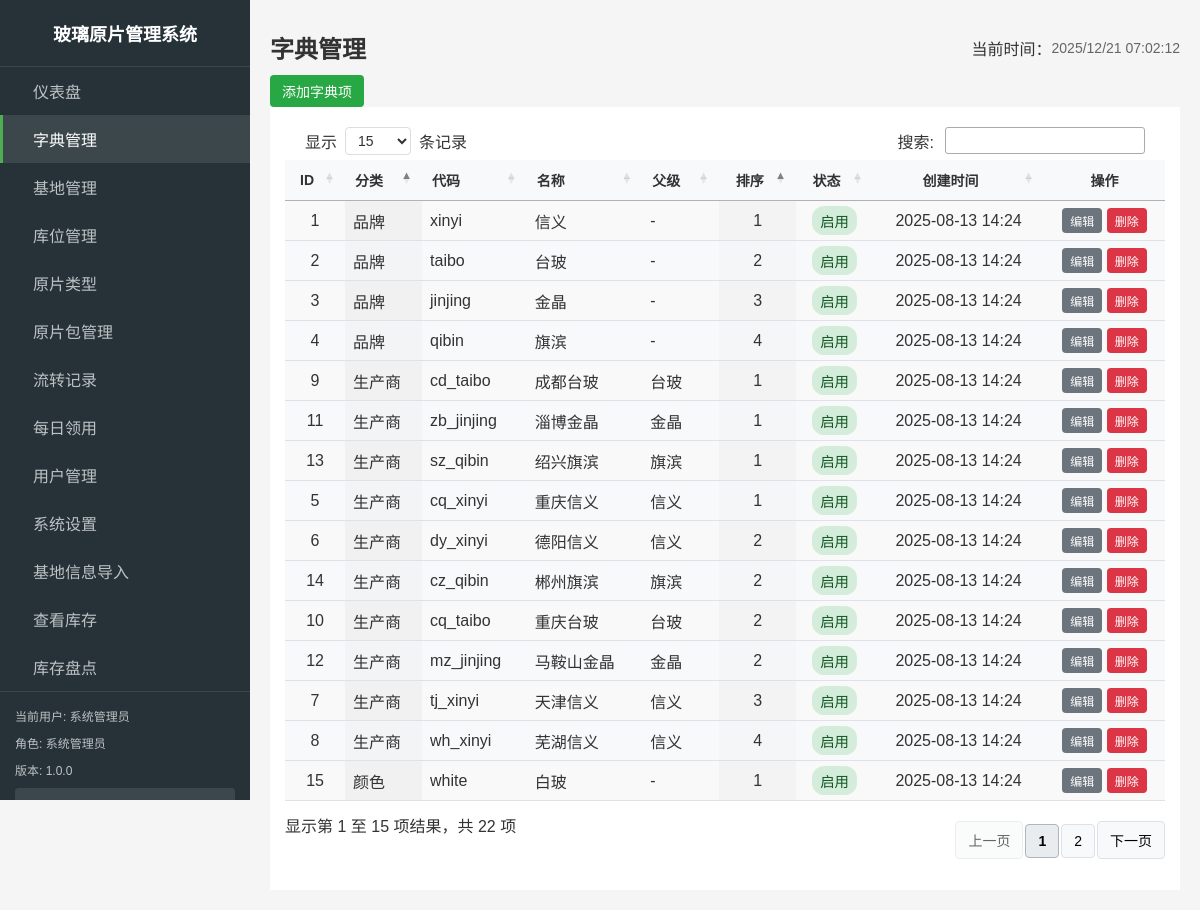
Screenshot of /admin/dictionary.php (signed in) with the database file from the repository.
### tables this page shows
CREATE TABLE `settings` (`id` INT(11) NOT NULL AUTO_INCREMENT,
`setting_key` VARCHAR(100) NOT NULL Comment "设置键",
`value` TEXT NULL Comment "设置值",
`description` VARCHAR(255) NULL Comment "设置描述",
`created_at` TIMESTAMP NOT NULL DEFAULT CURRENT_TIMESTAMP,
`updated_at` TIMESTAMP NOT NULL DEFAULT CURRENT_TIMESTAMP ON UPDATE CURRENT_TIMESTAMP(0),
UNIQUE INDEX `setting_key`(`setting_key` ASC) USING BTREE,
PRIMARY KEY (`id`));

CREATE TABLE `dictionary_items` (`id` INT(11) NOT NULL AUTO_INCREMENT,
`category` VARCHAR(50) NOT NULL Comment "分类（brand/manufacturer/color）",
`code` VARCHAR(50) NOT NULL Comment "代码",
`name` VARCHAR(100) NOT NULL Comment "名称",
`parent_id` INT(11) NULL Comment "父级ID（用于品牌-生产商关系）",
`sort_order` INT(11) NULL DEFAULT 0 Comment "排序",
`status` TINYINT(1) NULL DEFAULT 1 Comment "状态：1启用，0禁用",
`created_at` TIMESTAMP NOT NULL DEFAULT CURRENT_TIMESTAMP,
`updated_at` TIMESTAMP NOT NULL DEFAULT CURRENT_TIMESTAMP ON UPDATE CURRENT_TIMESTAMP(0),
INDEX `idx_category`(`category` ASC) USING BTREE,
INDEX `idx_parent_id`(`parent_id` ASC) USING BTREE,
UNIQUE INDEX `uk_category_code`(`category` ASC,`code` ASC) USING BTREE,
PRIMARY KEY (`id`));

### includes/db.php (called while the page is built, shortened)
<?php
function getDbConnection() {
    static $conn = null;
    if ($conn === null) {
        $conn = new mysqli(DB_HOST, DB_USER, DB_PASS, DB_NAME);
        $conn->set_charset(DB_CHARSET);
    }
    return $conn;
}
function query($sql, $params = []) {
    $conn = getDbConnection();
    $stmt = $conn->prepare($sql);
    if (!$stmt->execute()) {
        throw new Exception("执行查询失败: " . $stmt->error . "<br>SQL: " . $sql);
    }
    $result = $stmt->get_result();
    return $result;
}
function fetchRow($sql, $params = []) {
    $result = query($sql, $params);
    $row = $result->fetch_assoc();
    return $row;
}
function fetchAll($sql, $params = []) {
    $result = query($sql, $params);
    $rows = [];
    while ($row = $result->fetch_assoc()) {
        $rows[] = $row;
    }
    return $rows;
}
?>

### includes/auth.php (called while the page is built, shortened)
<?php
require_once __DIR__ . '/db.php';
function isLoggedIn() {
    return isset($_SESSION['logged_in']) && $_SESSION['logged_in'] === true;
}
function getCurrentUser() {
    return [
        'id' => $_SESSION['user_id'],
        'username' => $_SESSION['username'],
        'name' => $_SESSION['name'],
        'role' => $_SESSION['role'],
        'base_id' => $_SESSION['base_id'] ?? null
    ];
}
?>

### includes/admin_nav_config.php (called while the page is built, shortened)
<?php
function getAdminNavConfig($userRole) {
    $filteredItems = array_filter($navItems, function($item) use ($userRole) {
        return in_array($userRole, $item['roles']);
    });
    usort($filteredItems, function($a, $b) {
        return $a['order'] - $b['order'];
    });
    return $filteredItems;
}
function getCurrentNavId($currentPage) {
    $pageNavMap = [
        'index.php' => 'dashboard',
        'bases.php' => 'bases',
        'racks.php' => 'racks',
        'glass_types.php' => 'glass_types',
        'dictionary.php' => 'dictionary',
        'packages.php' => 'packages',
        'transactions.php' => 'transactions',
        'reports.php' => 'reports',
        'users.php' => 'users',
        'settings.php' => 'settings',
    ];
    return $pageNavMap[$currentPage] ?? '';
}
?>

### includes/app_info.php (called while the page is built, shortened)
<?php
require_once __DIR__ . '/db.php';
function getAppName() {
    try {
        $setting = fetchRow("SELECT value FROM settings WHERE setting_key = 'system_name' LIMIT 1");
        if ($setting && !empty($setting['value'])) {
            return $setting['value'];
        }
        return '玻璃仓储管理系统';
    } catch (Exception $e) {
        return '玻璃仓储管理系统';
    }
}
function getAppVersion() {
    try {
        $setting = fetchRow("SELECT value FROM settings WHERE setting_key = 'system_version' LIMIT 1");
        if ($setting && !empty($setting['value'])) {
            return $setting['value'];
        }
        return '1.0.0';
    } catch (Exception $e) {
        return '1.0.0';
    }
}
?>

### admin/dictionary.php (the view, shortened to what this page needs)
<?php
require_once '../includes/auth.php';
require_once '../includes/functions.php';
require_once '../includes/db.php';
require_once '../includes/admin_layout.php';
$currentUser = getCurrentUser();
$message = '';
$messageType = '';
$sql = "SELECT d.*, p.name as parent_name
        FROM dictionary_items d
        LEFT JOIN dictionary_items p ON d.parent_id = p.id
        ORDER BY d.category, d.sort_order, d.name";
$dictionaries = fetchAll($sql);
?>
<div class="admin-page">
    <div class="action-section">
        <button type="button" class="btn btn-success" onclick="showAddModal()">添加字典项</button>
    </div>
    <div class="table-section">
        <table id="dictionaryTable" class="admin-table display" data-table="dictionary" style="width:100%">
            <thead>
                <tr>
                    <th>ID</th>
                    <th>分类</th>
                    <th>代码</th>
                    <th>名称</th>
                    <th>父级</th>
                    <th>排序</th>
                    <th>状态</th>
                    <th>创建时间</th>
                    <th>操作</th>
                </tr>
            </thead>
            <tbody>
                <?php foreach ($dictionaries as $dict): ?>
                <tr>
                    <td><?php echo $dict['id']; ?></td>
                    <td>
                        <?php
                        $categoryNames = [
                            'brand' => '品牌',
                            'manufacturer' => '生产商',
                            'color' => '颜色'
                        ];
                        echo $categoryNames[$dict['category']] ?? $dict['category'];
                        ?>
                    </td>
                    <td><?php echo htmlspecialchars($dict['code']); ?></td>
                    <td><?php echo htmlspecialchars($dict['name']); ?></td>
                    <td><?php echo htmlspecialchars($dict['parent_name'] ?? '-'); ?></td>
                    <td><?php echo $dict['sort_order']; ?></td>
                    <td>
                        <span class="status-badge <?php echo $dict['status'] ? 'status-active' : 'status-inactive'; ?>">
                            <?php echo $dict['status'] ? '启用' : '禁用'; ?>
                        </span>
                    </td>
                    <td><?php echo date('Y-m-d H:i', strtotime($dict['created_at'])); ?></td>
                    <td>
                        <button type="button" class="btn btn-sm btn-primary" onclick="showEditModal(<?php echo htmlspecialchars(json_encode($dict)); ?>)">编辑</button>
                        <button type="button" class="btn btn-sm btn-danger" onclick="deleteDictionary(<?php echo $dict['id']; ?>)">删除</button>
                    </td>
                </tr>
                <?php endforeach; ?>
            </tbody>
        </table>
    </div>
</div>
<?php
$content = ob_get_clean();
$additionalCSS = [];
$additionalJS = [];
echo renderAdminLayout('字典管理', $content, $currentUser, 'dictionary.php', $additionalCSS, $additionalJS, $message, $messageType);
?>

### includes/admin_sidebar.php (shortened to what this page needs)
<?php
require_once __DIR__ . '/admin_nav_config.php';
require_once __DIR__ . '/../includes/app_info.php';
function renderAdminSidebar($currentUser, $currentPage = '') {
    $navItems = getAdminNavConfig($currentUser['role']);
    $currentNavId = getCurrentNavId($currentPage);
    ?>
    <div class="admin-sidebar">
        <div class="logo">
            <h2><?php echo getAppName(); ?></h2>
        </div>
        <nav class="admin-nav">
            <ul>
                <?php foreach ($navItems as $item): ?>
                <li<?php echo ($item['id'] === $currentNavId) ? ' class="active"' : ''; ?>>
                    <a href="<?php echo htmlspecialchars($item['url']); ?>">
                        <?php echo htmlspecialchars($item['title']); ?>
                    </a>
                </li>
                <?php endforeach; ?>
            </ul>
        </nav>
        <div class="admin-sidebar-footer">
            <p>当前用户: <?php echo htmlspecialchars($currentUser['name'] ?: $currentUser['username']); ?></p>
            <p>角色: <?php echo getRoleDisplayName($currentUser['role']); ?></p>
            <p>版本: <?php echo getAppVersion(); ?></p>
            <a href="../logout.php" class="logout-btn">退出登录</a>
        </div>
    </div>
    <?php
    return ob_get_clean();
}
function getRoleDisplayName($role) {
    $roleNames = [
        'admin' => '系统管理员',
        'manager' => '库管',
        'operator' => '操作员',
        'viewer' => '查看者'
    ];
    return $roleNames[$role] ?? $role;
}
?>

### includes/admin_layout.php (shortened to what this page needs)
<?php
require_once __DIR__ . '/admin_sidebar.php';
function renderAdminLayout($pageTitle, $content, $currentUser, $currentPage = '', $additionalCSS = [], $additionalJS = [], $message = '', $messageType = 'info') {
    $sidebar = renderAdminSidebar($currentUser, $currentPage);
    ?>
    <!DOCTYPE html>
    <html lang="zh-CN">
    <head>
        <link rel="stylesheet" href="../assets/css/main.css">
        <link rel="stylesheet" href="../assets/css/admin.css">
        <link rel="stylesheet" href="https://cdn.datatables.net/1.11.5/css/jquery.dataTables.min.css">
        <link rel="stylesheet" href="../assets/css/datatable-theme.css">
    </head>
    <body>
        <div class="admin-container">
            <?php echo $sidebar; ?>
            <div class="admin-content">
                <div class="admin-header">
                    <h1><?php echo htmlspecialchars($pageTitle); ?></h1>
                    <div class="admin-header-right">
                        当前时间：<span class="current-time" id="current-time"></span>
                    </div>
                </div>
                <?php echo $content; ?>
            </div>
        </div>
    </body>
    </html>
    <?php
    return ob_get_clean();
}
?>

### assets/css/main.css (style rules this page uses)
* { box-sizing: border-box; }
body { font-family: 'Microsoft YaHei', Arial, sans-serif; margin: 0; padding: 0; background-color: #f5f5f5; color: #333; }
a { text-decoration: none; color:#000000; }
.btn { display: inline-block; padding: 8px 16px; background-color: #4CAF50; color: white; border: none; border-radius: 4px; cursor: pointer; font-size: 14px; text-align: center; transition: background-color 0.2s; }
.btn-primary { background-color: #2196F3; }
.btn-success { background-color: #28a745; color: white; }
.btn-danger { background-color: #f44336; }
.btn-sm { padding: 4px 8px; font-size: 12px; }
.status-badge { display: inline-block; padding: 4px 8px; border-radius: 12px; font-size: 0.9em; font-weight: 500; text-align: center; white-space: nowrap; }
.status-active { background-color: #d4edda; color: #155724; }
.text-center { text-align: center; }

### assets/css/admin.css (style rules this page uses)
body { min-width: 1080px; }
.admin-container { display: flex; min-height: 100vh; }
.admin-sidebar { width: 250px; background-color: #263238; color: #fff; display: flex; flex-direction: column; position: fixed; height: 100vh; overflow-y: auto; }
.logo { padding: 20px; text-align: center; border-bottom: 1px solid rgba(255,255,255,0.1); }
.logo h2 { margin: 0; font-size: 18px; color: #fff; }
.admin-nav { flex: 1; }
.admin-nav ul { list-style: none; padding: 0; margin: 0; }
.admin-nav li { margin: 0; }
.admin-nav a { display: block; padding: 12px 20px; color: rgba(255,255,255,0.7); text-decoration: none; transition: all 0.3s; border-left: 3px solid transparent; }
.admin-nav li.active a { background-color: rgba(255,255,255,0.1); color: #fff; border-left-color: #4CAF50; }
.admin-sidebar-footer { padding: 15px; border-top: 1px solid rgba(255,255,255,0.1); font-size: 12px; }
.admin-sidebar-footer p { margin: 0 0 10px; opacity: 0.7; }
.logout-btn { display: block; padding: 8px 12px; background-color: rgba(255,255,255,0.1); color: #fff; text-align: center; border-radius: 4px; text-decoration: none; }
.admin-content { flex: 1; margin-left: 250px; padding: 20px; min-width: 830px; }
.admin-header { display: flex; justify-content: space-between; align-items: center; margin-bottom: 0px; gap: 15px; padding: 10px 0; flex-wrap: wrap; }
.admin-header h1 { margin: 0; font-size: 24px; color: #333; }
.admin-header-right { display: flex; align-items: center; }
.current-time { font-size: 14px; color: #666; }
.admin-table { width: 100%; border-collapse: collapse; margin: 0; font-size: 14px; }
.admin-table th, .admin-table td { padding: 8px 12px; text-align: left; border-bottom: 1px solid #e9ecef; vertical-align: middle; }
.admin-table th { background: #d7e7f5; font-weight: 600; color: #333; font-size: 14px; white-space: nowrap; }
.admin-table tbody tr:nth-child(even) { background-color: #f8f9fa; }

### assets/css/datatable-theme.css (style rules this page uses)
table.dataTable { width: 100% !important; border-collapse: collapse; background-color: white; }
table.dataTable thead th { background-color: #f8f9fa; border-bottom: 2px solid #dee2e6; padding: 12px 8px; font-weight: 600; position: relative; }
table.dataTable thead th.sorting, table.dataTable thead th.sorting_asc, table.dataTable thead th.sorting_desc { cursor: pointer; padding-right: 30px; }
table.dataTable thead th.sorting:after, table.dataTable thead th.sorting_asc:after, table.dataTable thead th.sorting_desc:after { position: absolute; right: 8px; top: 50%; transform: translateY(-50%); font-size: 12px; color: #6c757d; }
table.dataTable tbody th,table.dataTable tbody td { padding: 5px 8px !important; font-size: 1rem; }
table.dataTable tbody td { padding: 10px 8px; border-bottom: 1px solid #dee2e6; }
.text-center { text-align: center !important; }
.btn { padding: 6px 12px; border: none; border-radius: 4px; cursor: pointer; text-decoration: none; display: inline-block; font-size: 14px; text-align: center; }
.btn-sm { padding: 4px 8px; font-size: 12px; }
.btn-primary { background-color: #6c757d !important; color: white !important; border-color: #6c757d !important; }
.btn-danger { background-color: #dc3545; color: white; }

### rows the page displays
settings: value "玻璃原片管理系统"
settings: value "1.0.0"
dictionary_items: id "1", category "品牌", code "xinyi", name "信义", parent_name "-", sort_order "1", status "启用", created_at "2025-08-13 14:24"
dictionary_items: id "2", category "品牌", code "taibo", name "台玻", parent_name "-", sort_order "2", status "启用", created_at "2025-08-13 14:24"
dictionary_items: id "3", category "品牌", code "jinjing", name "金晶", parent_name "-", sort_order "3", status "启用", created_at "2025-08-13 14:24"
dictionary_items: id "4", category "品牌", code "qibin", name "旗滨", parent_name "-", sort_order "4", status "启用", created_at "2025-08-13 14:24"
dictionary_items: id "15", category "颜色", code "white", name "白玻", parent_name "-", sort_order "1", status "启用", created_at "2025-08-13 14:24"
dictionary_items: id "9", category "生产商", code "cd_taibo", name "成都台玻", dictionary_items.name "台玻", sort_order "1", status "启用", created_at "2025-08-13 14:24"
dictionary_items: id "11", category "生产商", code "zb_jinjing", name "淄博金晶", dictionary_items.name "金晶", sort_order "1", status "启用", created_at "2025-08-13 14:24"
dictionary_items: id "13", category "生产商", code "sz_qibin", name "绍兴旗滨", dictionary_items.name "旗滨", sort_order "1", status "启用", created_at "2025-08-13 14:24"
dictionary_items: id "5", category "生产商", code "cq_xinyi", name "重庆信义", dictionary_items.name "信义", sort_order "1", status "启用", created_at "2025-08-13 14:24"
dictionary_items: id "6", category "生产商", code "dy_xinyi", name "德阳信义", dictionary_items.name "信义", sort_order "2", status "启用", created_at "2025-08-13 14:24"
dictionary_items: id "14", category "生产商", code "cz_qibin", name "郴州旗滨", dictionary_items.name "旗滨", sort_order "2", status "启用", created_at "2025-08-13 14:24"
dictionary_items: id "10", category "生产商", code "cq_taibo", name "重庆台玻", dictionary_items.name "台玻", sort_order "2", status "启用", created_at "2025-08-13 14:24"
dictionary_items: id "12", category "生产商", code "mz_jinjing", name "马鞍山金晶", dictionary_items.name "金晶", sort_order "2", status "启用", created_at "2025-08-13 14:24"
dictionary_items: id "7", category "生产商", code "tj_xinyi", name "天津信义", dictionary_items.name "信义", sort_order "3", status "启用", created_at "2025-08-13 14:24"
dictionary_items: id "8", category "生产商", code "wh_xinyi", name "芜湖信义", dictionary_items.name "信义", sort_order "4", status "启用", created_at "2025-08-13 14:24"

### other values shown
$item['title'] "仪表盘"
$item['title'] "字典管理"
$item['title'] "基地管理"
$item['title'] "库位管理"
$item['title'] "原片类型"
$item['title'] "原片包管理"
$item['title'] "流转记录"
$item['title'] "每日领用"
$item['title'] "用户管理"
$item['title'] "系统设置"
$item['title'] "基地信息导入"
$item['title'] "查看库存"
$item['title'] "库存盘点"
$currentUser['name'] ?: $currentUser['username'] "系统管理员"
getRoleDisplayName($currentUser['role']) "系统管理员"
